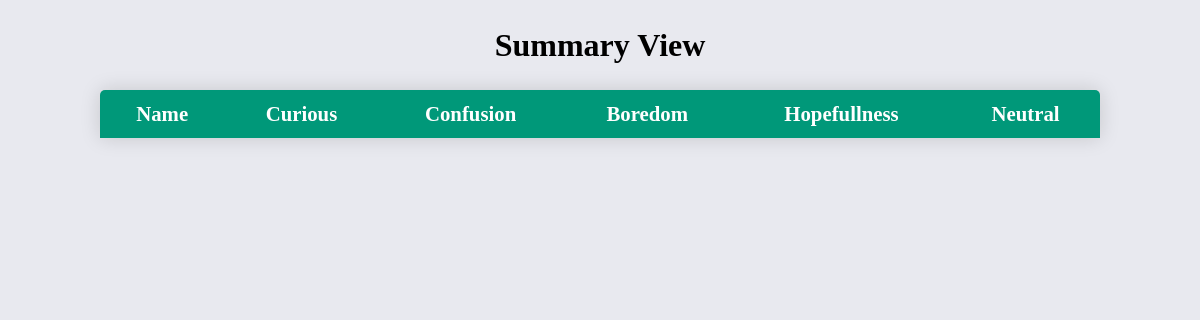
/summary/, run on an earlier commit of the app's database.
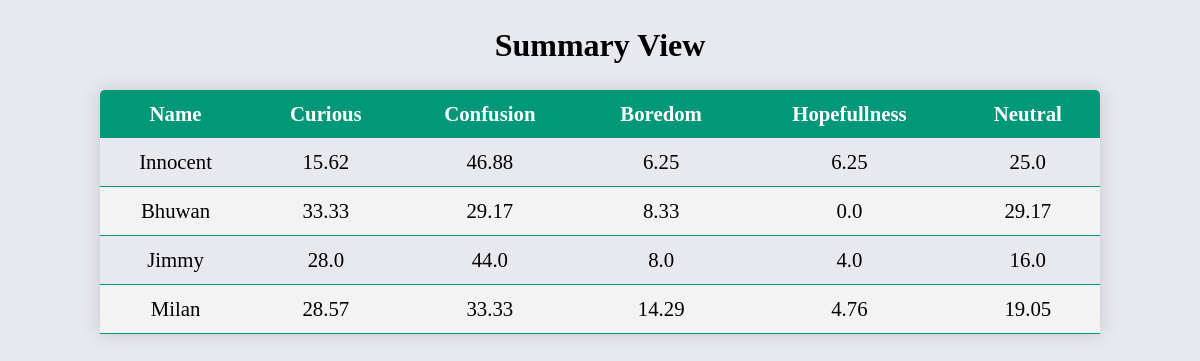
And on a later commit of the database.
### base/models.py (models this page shows, shortened)
class Summary(models.Model):
    name = models.CharField(max_length=100)
    curious = models.FloatField(default=0.0)
    confusion = models.FloatField(default=0.0)
    boredom = models.FloatField(default=0.0)
    hopefullness = models.FloatField(default=0.0)
    neutral = models.FloatField(default=0.0)

### base/views.py (the view)
# urls.py: path('summary/', views.summary),
def summary(request):
    summaries = Summary.objects.all()
    return render(request, 'base/summary.html', {'summaries': summaries})

### base/templates/base/summary.html
{% extends "base/main.html" %}
{% load static %}
{% block content %}
<main>
    <div>
        <h2 id="summary-title" >Summary View</h2>
        <table class="dynamic-table-2">
            <thead>
                <tr>
                    <th>Name</th>
                    <th>Curious</th>
                    <th>Confusion</th>
                    <th>Boredom</th>
                    <th>Hopefullness</th>
                    <th>Neutral</th>
                </tr>
            </thead>
            <tbody>
                {% for summary in summaries %}
                    <tr>
                        <td>{{ summary.name }}</td>
                        <td>{{ summary.curious }}</td>
                        <td>{{ summary.confusion }}</td>
                        <td>{{ summary.boredom }}</td>
                        <td>{{ summary.hopefullness }}</td>
                        <td>{{ summary.neutral }}</td>
                    </tr>
                {% endfor %}
            </tbody>
        </table>
    </div>
</main>
{% endblock content %}

### base/templates/base/main.html (shortened to what this page needs)
<!DOCTYPE html>
{% load static %}
<html lang="en">
<head>
    <link rel="stylesheet" type='text/css' media='screen' href="{% static 'styles/main.css' %}?{% now "U" %}">
</head>
<body>
    {% block content %}
    {% endblock content %}
</body>
</html>

### static/styles/main.css (style rules this page uses)
:root { --shaddow:0 4px 6px -1px rgba(0,0,0,0.1),0 2px 4px -1px rgba(0,0,0,0.06); }
body { background-color: rgba(232, 233, 239, 1); }
.dynamic-table-2 { border-collapse: collapse; margin: 25px 0; font-size: 1.3em; min-width: 1000px; border-radius: 5px 5px 0 0; overflow: hidden; box-shadow: 0 0 20px rgba(0, 0, 0, 0.15); margin-left: auto; margin-right: auto; }
.dynamic-table-2 thead tr { background-color: #009879; color: #ffffff; text-align: left; font-weight: bold; }
.dynamic-table-2 th, .dynamic-table-2 td { padding: 12px 15px; text-align: center; }
.dynamic-table-2 tbody tr { border-bottom: 1px solid #009879; }
.dynamic-table-2 tbody tr:nth-of-type(even) { background-color: #f3f3f3; }
.dynamic-table-2 tbody tr:last-of-type { border-bottom: 0.5px solid #009879; }
#summary-title { text-align: center; font-size: 2em; font-weight: bold; }

What changed in the data, as far as the page shows it:
added Summary: name "Innocent", curious "15.62", confusion "46.88", boredom "6.25", hopefullness "6.25", neutral "25.0"
added Summary: name "Bhuwan", curious "33.33", confusion "29.17", boredom "8.33", hopefullness "0.0", neutral "29.17"
added Summary: name "Jimmy", curious "28.0", confusion "44.0", boredom "8.0", hopefullness "4.0", neutral "16.0"
added Summary: name "Milan", curious "28.57", confusion "33.33", boredom "14.29", hopefullness "4.76", neutral "19.05"
